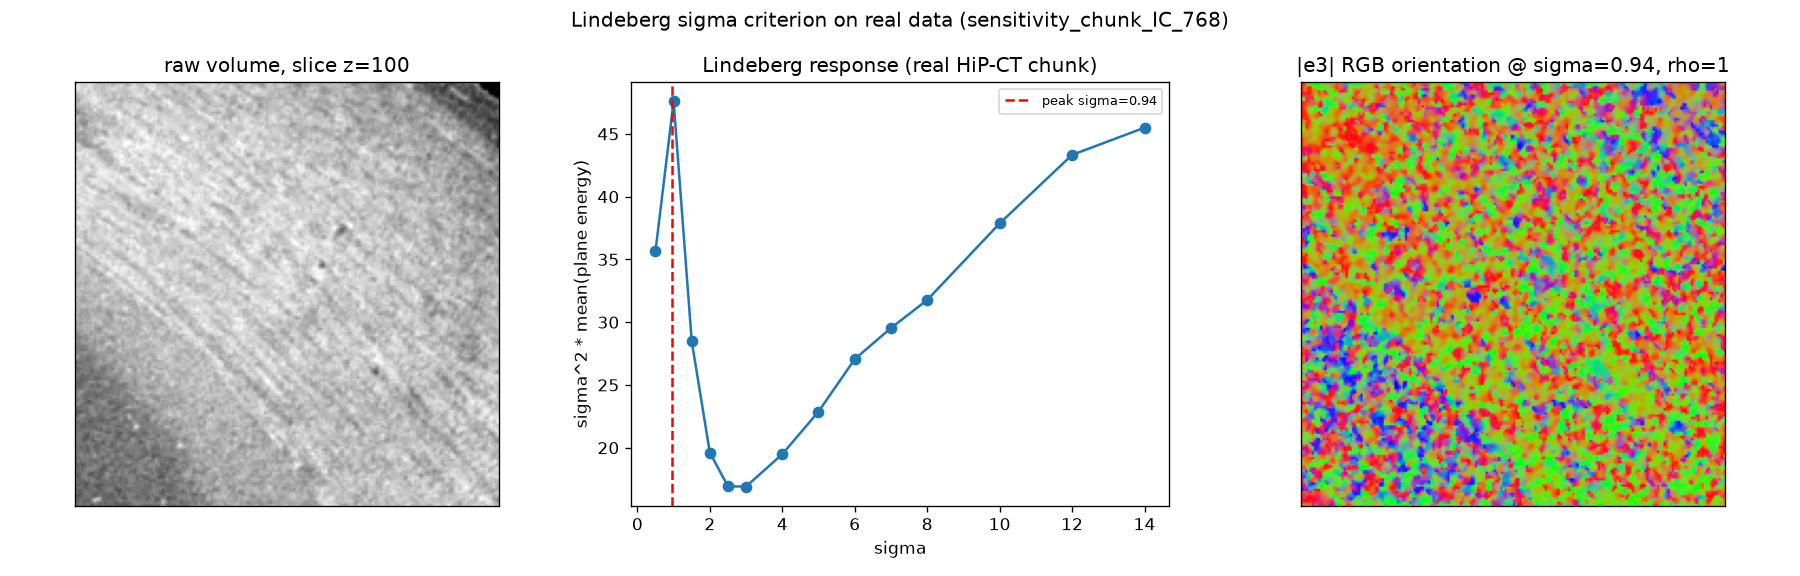

Here is the Python script that generated this plot:
"""
lindeberg_real_test.py

Apply the Lindeberg sigma criterion to REAL data: the HiP-CT
sensitivity_chunk_IC_768 volume (subject i74, 20 um/voxel), the same stack the
Structure Tensor Extraction notebook and reconstruction.py target.

This is the end of the validation chain:
  lindeberg_sigma_phantoms.py  -- clean Gaussian tubes: peak recovers scale
                                  (sigma ~ 0.87 * width), the criterion works.
  lindeberg_apc_test.py        -- solid random-diameter cylinders: peak reports
                                  WALL/edge scale, not diameter -- a caveat for
                                  filled, sharp-walled structures.
  THIS FILE                    -- no ground truth. We can only ask whether the
                                  response is well-behaved (a single interior
                                  peak, not a monotone ramp) and read off the
                                  sigma it implies, then eyeball the orientation
                                  field at that sigma for sanity.

There is NO ground truth on real data, so the picked sigma is a starting point
to sanity-check visually, NOT a certified optimum (see the caveat at the top of
lindeberg_stability_3d.py). We pick via the first interior local maximum
(first_local_max), which on real data is safer than a global argmax that
large-scale sample shading/curvature can hijack.
"""

import numpy as np

from reconstruction import load_volume, DEFAULT_VOLUME_DIR, VOXEL_SIZE_UM
from lindeberg_stability_3d import lindeberg_response_3d, first_local_max
from lindeberg_sigma_phantoms import refined_peak_sigma
from orthogonality_residual import fibre_direction

# INTERIOR tissue box (per-axis slices), chosen to sit fully inside the sample
# so the Lindeberg response reads FIBRE scale, not the tissue/background
# boundary. A symmetric whole-cube crop through this stack straddles that
# boundary, whose huge step edge dominates the energy and turns the response
# into a monotone ramp (the failure mode first_local_max exists to survive).
# This 200^3 box (mean~183, <1% background) shows clear fibre striations.
BOX = (slice(60, 260), slice(240, 440), slice(240, 440))
RHO = 1.0
SIGMAS = np.array([0.5, 1.0, 1.5, 2.0, 2.5, 3.0, 4.0, 5.0,
                   6.0, 7.0, 8.0, 10.0, 12.0, 14.0])


if __name__ == "__main__":
    import matplotlib
    matplotlib.use("Agg")
    import matplotlib.pyplot as plt

    print(f"loading {DEFAULT_VOLUME_DIR.name}  interior box={BOX}")
    full = load_volume(crop=None, dtype=np.uint8)     # full 768^3, small in uint8
    vol = full[BOX].astype(np.float32)
    del full
    print(f"volume shape={vol.shape} dtype={vol.dtype} "
          f"range=[{vol.min():.0f},{vol.max():.0f}]  ({VOXEL_SIZE_UM:g} um/vox)")

    # --- Lindeberg response ------------------------------------------------
    print("computing Lindeberg response (a couple of minutes)...")
    _s, response = lindeberg_response_3d(vol, SIGMAS, rho=RHO, verbose=True)

    i_local = first_local_max(SIGMAS, response)
    used_fallback = i_local is None
    sigma_peak = refined_peak_sigma(SIGMAS, response)
    print("-" * 62)
    if used_fallback:
        print("WARNING: no interior local max -- response is a ramp; using global "
              "argmax. Treat this sigma with suspicion (large-scale content may "
              "dominate).")
    print(f"Lindeberg peak sigma = {sigma_peak:.2f} vox "
          f"(~{sigma_peak * VOXEL_SIZE_UM:.0f} um)")
    print("NOTE: no ground truth on real data -- this is a starting point to "
          "sanity-check, not a certified optimum.")
    print("-" * 62)

    # --- figure: raw slice + response + orientation sanity at the pick -----
    fig, axes = plt.subplots(1, 3, figsize=(15, 4.8))

    z_mid = vol.shape[0] // 2
    axes[0].imshow(vol[z_mid], cmap="gray")
    axes[0].set_title(f"raw volume, slice z={z_mid}")
    axes[0].set_xticks([]); axes[0].set_yticks([])

    axes[1].plot(SIGMAS, response, "o-")
    axes[1].axvline(sigma_peak, color="r", ls="--",
                    label=f"peak sigma={sigma_peak:.2f}")
    axes[1].set_xlabel("sigma")
    axes[1].set_ylabel("sigma^2 * mean(plane energy)")
    axes[1].set_title("Lindeberg response (real HiP-CT chunk)")
    axes[1].legend(fontsize=8)

    # |e3| RGB orientation at the picked sigma (rho=RHO). Not a correctness
    # check (no truth), but coherent, spatially smooth colour = plausible pick;
    # salt-and-pepper colour = the sigma is too small / noise-dominated.
    e3 = fibre_direction(vol, sigma_peak, RHO)
    rgb = np.abs(e3[:, z_mid]).transpose(1, 2, 0)
    axes[2].imshow(rgb)
    axes[2].set_title(f"|e3| RGB orientation @ sigma={sigma_peak:.2f}, rho={RHO:g}")
    axes[2].set_xticks([]); axes[2].set_yticks([])

    fig.suptitle("Lindeberg sigma criterion on real data (sensitivity_chunk_IC_768)")
    fig.tight_layout()
    fig.savefig("lindeberg_real_test.png", dpi=120)
    print("Saved lindeberg_real_test.png")
